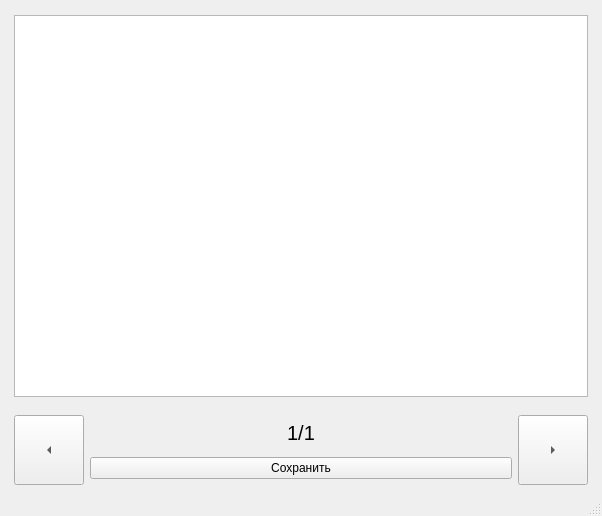
<?xml version="1.0" encoding="UTF-8"?>
<ui version="4.0">
 <class>MainWindow</class>
 <widget class="QMainWindow" name="MainWindow">
  <property name="geometry">
   <rect>
    <x>0</x>
    <y>0</y>
    <width>602</width>
    <height>516</height>
   </rect>
  </property>
  <property name="windowTitle">
   <string>Шаги</string>
  </property>
  <property name="windowIcon">
   <iconset>
    <normaloff>Data/recipe_icon.png</normaloff>Data/recipe_icon.png</iconset>
  </property>
  <widget class="QWidget" name="centralwidget">
   <layout class="QGridLayout" name="gridLayout">
    <item row="4" column="3">
     <widget class="QToolButton" name="right_button">
      <property name="sizePolicy">
       <sizepolicy hsizetype="Fixed" vsizetype="Fixed">
        <horstretch>0</horstretch>
        <verstretch>0</verstretch>
       </sizepolicy>
      </property>
      <property name="minimumSize">
       <size>
        <width>70</width>
        <height>70</height>
       </size>
      </property>
      <property name="text">
       <string>forward</string>
      </property>
      <property name="arrowType">
       <enum>Qt::RightArrow</enum>
      </property>
     </widget>
    </item>
    <item row="4" column="1">
     <widget class="QToolButton" name="left_button">
      <property name="sizePolicy">
       <sizepolicy hsizetype="Fixed" vsizetype="Fixed">
        <horstretch>0</horstretch>
        <verstretch>0</verstretch>
       </sizepolicy>
      </property>
      <property name="minimumSize">
       <size>
        <width>70</width>
        <height>70</height>
       </size>
      </property>
      <property name="text">
       <string>back</string>
      </property>
      <property name="arrowType">
       <enum>Qt::LeftArrow</enum>
      </property>
     </widget>
    </item>
    <item row="0" column="0" rowspan="5">
     <spacer name="horizontalSpacer">
      <property name="orientation">
       <enum>Qt::Horizontal</enum>
      </property>
      <property name="sizeType">
       <enum>QSizePolicy::Fixed</enum>
      </property>
      <property name="sizeHint" stdset="0">
       <size>
        <width>5</width>
        <height>5</height>
       </size>
      </property>
     </spacer>
    </item>
    <item row="0" column="4" rowspan="5">
     <spacer name="horizontalSpacer_2">
      <property name="orientation">
       <enum>Qt::Horizontal</enum>
      </property>
      <property name="sizeType">
       <enum>QSizePolicy::Fixed</enum>
      </property>
      <property name="sizeHint" stdset="0">
       <size>
        <width>5</width>
        <height>5</height>
       </size>
      </property>
     </spacer>
    </item>
    <item row="1" column="1" colspan="3">
     <widget class="QPlainTextEdit" name="step"/>
    </item>
    <item row="4" column="2">
     <layout class="QVBoxLayout" name="verticalLayout">
      <item>
       <widget class="QLabel" name="steps_counter">
        <property name="sizePolicy">
         <sizepolicy hsizetype="Minimum" vsizetype="Fixed">
          <horstretch>0</horstretch>
          <verstretch>0</verstretch>
         </sizepolicy>
        </property>
        <property name="minimumSize">
         <size>
          <width>400</width>
          <height>0</height>
         </size>
        </property>
        <property name="font">
         <font>
          <pointsize>15</pointsize>
         </font>
        </property>
        <property name="text">
         <string>1/1</string>
        </property>
        <property name="alignment">
         <set>Qt::AlignCenter</set>
        </property>
       </widget>
      </item>
      <item>
       <widget class="QPushButton" name="save_button">
        <property name="text">
         <string>Сохранить</string>
        </property>
       </widget>
      </item>
     </layout>
    </item>
   </layout>
  </widget>
  <widget class="QMenuBar" name="menubar">
   <property name="geometry">
    <rect>
     <x>0</x>
     <y>0</y>
     <width>602</width>
     <height>26</height>
    </rect>
   </property>
  </widget>
  <widget class="QStatusBar" name="statusbar"/>
 </widget>
 <resources/>
 <connections/>
</ui>
